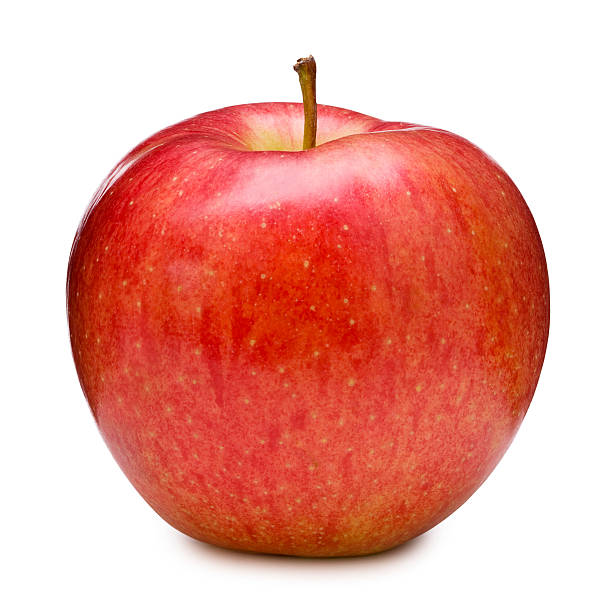
#> input picture apple.jpg, 612 x 612 px
$ python negative.py
#> lines starting #> are read from the running program, lines starting #| are printed output that depends on the picture
import cv2
import numpy as np

img=cv2.imread("apple.jpg",0)
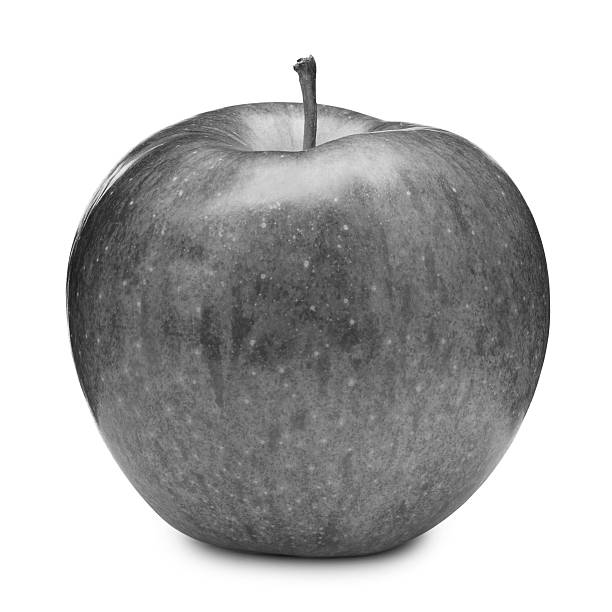
#> img: shape (612, 612); min 9, max 255, mean 186

print(img.shape)
#| (612, 612)

height,width=img.shape
#> height = 612; width = 612

for i in range (height):
    for j in range(width):
        img[i,j]=255-img[i,j]
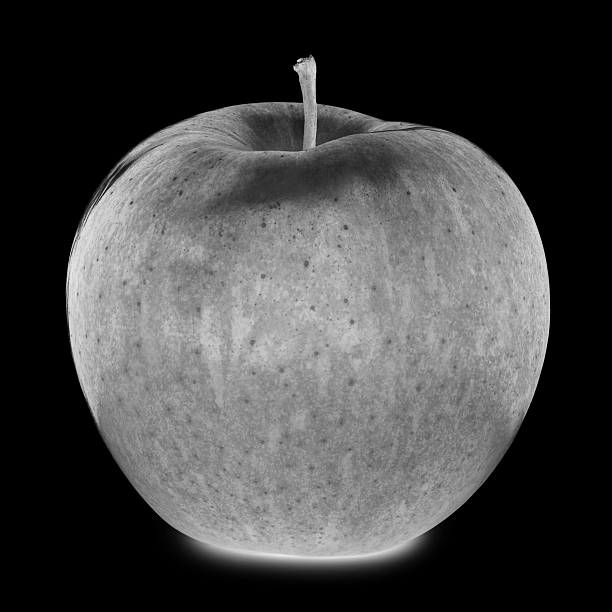
#> img: shape (612, 612); min 0, max 246, mean 69

cv2.imshow("Output",img)
cv2.waitKey(0)
